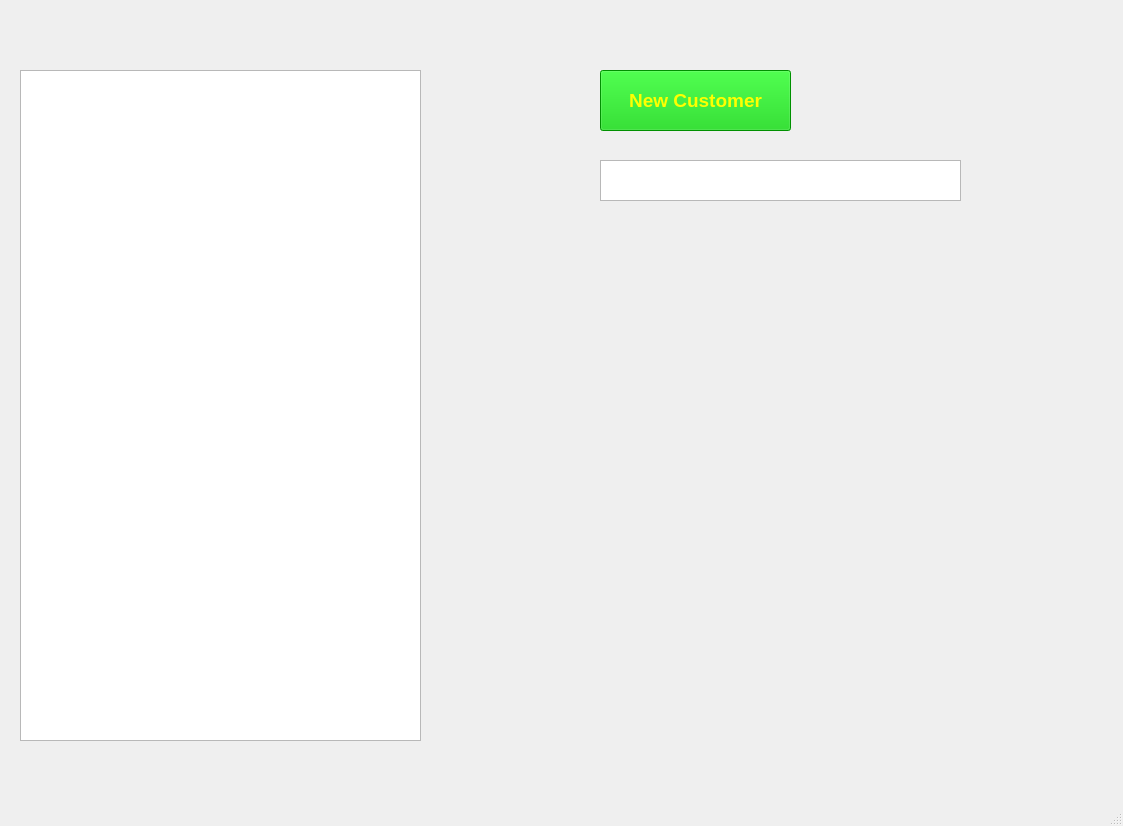
<?xml version="1.0" encoding="UTF-8"?>
<ui version="4.0">
 <class>MainWindow</class>
 <widget class="QMainWindow" name="MainWindow">
  <property name="geometry">
   <rect>
    <x>0</x>
    <y>0</y>
    <width>1123</width>
    <height>826</height>
   </rect>
  </property>
  <property name="windowTitle">
   <string>MainWindow</string>
  </property>
  <widget class="QWidget" name="centralwidget">
   <widget class="QListWidget" name="listWidgetCustomerList">
    <property name="geometry">
     <rect>
      <x>20</x>
      <y>70</y>
      <width>401</width>
      <height>671</height>
     </rect>
    </property>
    <property name="font">
     <font>
      <pointsize>10</pointsize>
      <weight>75</weight>
      <bold>true</bold>
     </font>
    </property>
   </widget>
   <widget class="QPushButton" name="pushButtonNewCustomer">
    <property name="geometry">
     <rect>
      <x>600</x>
      <y>70</y>
      <width>191</width>
      <height>61</height>
     </rect>
    </property>
    <property name="font">
     <font>
      <pointsize>14</pointsize>
      <weight>75</weight>
      <bold>true</bold>
      <kerning>false</kerning>
     </font>
    </property>
    <property name="focusPolicy">
     <enum>Qt::StrongFocus</enum>
    </property>
    <property name="styleSheet">
     <string notr="true">background-color: rgb(0, 202, 0);
color: rgb(255, 255, 255);
border-color: rgb(0, 0, 0);
color: rgb(255, 255, 0);</string>
    </property>
    <property name="text">
     <string>New Customer</string>
    </property>
    <property name="checkable">
     <bool>true</bool>
    </property>
    <property name="flat">
     <bool>false</bool>
    </property>
   </widget>
   <widget class="QPlainTextEdit" name="plainTextEditNewCustomer">
    <property name="geometry">
     <rect>
      <x>600</x>
      <y>160</y>
      <width>361</width>
      <height>41</height>
     </rect>
    </property>
    <property name="font">
     <font>
      <pointsize>10</pointsize>
     </font>
    </property>
   </widget>
  </widget>
  <widget class="QMenuBar" name="menubar">
   <property name="geometry">
    <rect>
     <x>0</x>
     <y>0</y>
     <width>1123</width>
     <height>26</height>
    </rect>
   </property>
  </widget>
  <widget class="QStatusBar" name="statusbar"/>
 </widget>
 <resources/>
 <connections/>
</ui>
